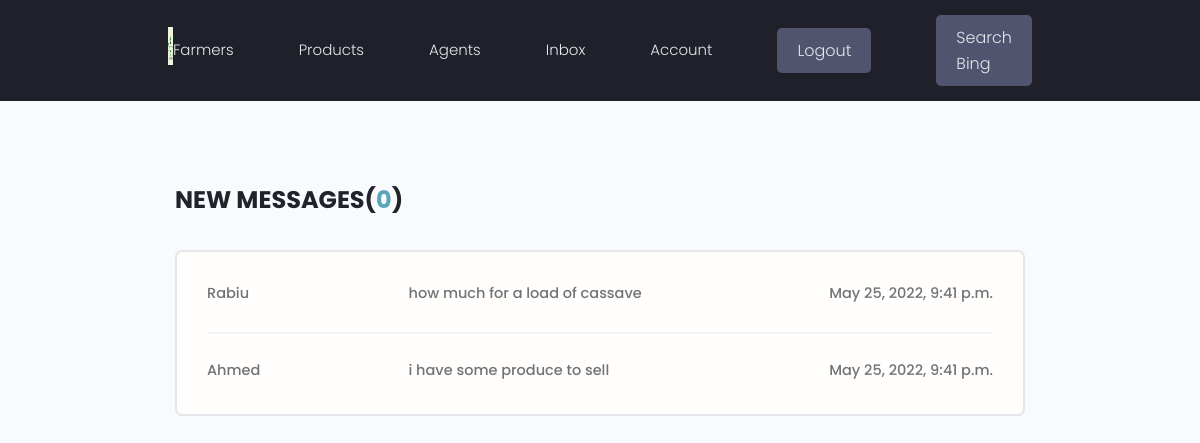
/inbox/ (signed in), run on the app's committed database.
### users/models.py (models this page shows, shortened)
class Message(models.Model):
    sender = models.ForeignKey(
        Profile, on_delete=models.SET_NULL, null=True, blank=True)
    recipient = models.ForeignKey(
        Profile, on_delete=models.SET_NULL, null=True, blank=True, related_name="messages")
    name = models.CharField(max_length=200, null=True, blank=True)
    email = models.EmailField(max_length=200, null=True, blank=True)
    subject = models.CharField(max_length=200, null=True, blank=True)
    body = models.TextField()
    is_read = models.BooleanField(default=False, null=True)
    created = models.DateTimeField(auto_now_add=True)
    id = models.UUIDField(default=uuid.uuid4, unique=True,
                          primary_key=True, editable=False)
    class Meta:
        ordering = ['is_read', '-created']

### users/views.py (the view)
# urls.py: path('inbox/', views.inbox, name="inbox"),
@login_required(login_url='login')
def inbox(request):
    profile = request.user.profile
    messageRequests = profile.messages.all()
    unreadCount = messageRequests.filter(is_read=False).count()
    context = {'messageRequests': messageRequests, 'unreadCount': unreadCount}
    return render(request, 'users/inbox.html', context)

### users/templates/users/inbox.html
{% extends 'main.html' %}
{% block content %}
<main class="inbox my-xl">
  <div class="content-box">
    <h3 class="inbox__title">New Messages(<span>{{unreadCount}}</span>)</h3>
    <ul class="messages">
      {% for message in messageRequests %}
      {% if message.is_read == False %}
      <li class="message message--unread">
        {% else %}
      <li class="message">
        {% endif %}
        <a href="{% url 'message' message.id %}">
          <span class="message__author">{{message.name}}</span>
          <span class="message__subject">{{message.subject}}</span>
          <span class="message__date">{{message.created}}</span>
        </a>
      </li>
      {% endfor %}
    </ul>
  </div>
</main>
{% endblock content %}

### static/styles/app.css (style rules this page uses)
:root { --color-sub: #0b0b14e7; }
.content-box { width: 95%; max-width: 85rem; margin: 0 auto; }
.inbox { height: 90vh; }
.inbox__title, .inbox__title span { font-size: 2.4rem; font-weight: 700; color: var(--color-sub); text-transform: uppercase; text-align: left; margin-bottom: 3rem; }
.inbox__title span { color: var(--color-main); }
.messages { list-style: none; background: var(--color-white); padding: 0.5rem 3rem; border: 2px solid var(--color-light); border-radius: 0.7rem; }
.message { padding: 2.5rem 0; }
.message > a span { font-size: 1.45rem; font-weight: 500; }
.message:not(:last-child) { border-bottom: 2px solid var(--color-white-light); }
.message > a { display: flex; gap: 1rem; }
.message__author, .message__date { flex-basis: 25%; }
.message__subject { flex-basis: 50%; }
.message__date { text-align: right; }
ul { list-style: none; }

### static/uikit/styles/modules/_variables.css (style rules this page uses)
:root { background: linear-gradient(129.96deg, #FF2F2F 10.43%, #000460 92.78%), radial-gradient(100% 246.94% at 100% 0%, #FFFFFF 0%, #020063 100%), linear-gradient(58.72deg, #2200F2 0%, #530000 100%), linear-gradient(154.03deg, #B70000 0%, #FF003D 74.04%), linear-gradient(341.1deg, #FF0000 7.52%, #0038FF 77.98%), linear-gradient(136.23deg, #00C2FF 11.12%, #FF0000 86.47%), radial-gradient(57.37% 100% at 50% 0%, #B50000 0%, #0034BB 100%); background-blend-mode: overlay, color-burn, screen, overlay, difference, difference, normal; --color-main: #5aa5b9; --color-main-light: #e6faff; --color-sub: #080820; --color-sub-light: #51546e; --color-sub-lighter: #ededfd; --color-text: #737373; --color-gray: #8b8b8b; --color-light: #e5e7eb; --color-light-gray: #767676; --color-bg: #f8fafd; --color-white: #fffefd; --color-white-light: #f3f3f3; --color-success: #359e64; --color-success-bg: #def8e8; --color-error: #fc4b0b; --color-error-bg: #fff2ee; --font-base: 'Poppins', arial, helvetica, 'Segoe UI', roboto, ubuntu, sans-serif; --font-monospace: 'Fira Code', 'Courier New', courier, monospace; --font-regular: 300; --font-medium: 500; --font-bold: 700; --generic-shadow: 1px 1px 5px #00000010; --generic-transition: all 0.3s ease-in-out; }

### static/uikit/styles/modules/_base.css (style rules this page uses)
* { margin: 0; padding: 0; box-sizing: border-box; text-rendering: optimizeLegibility; color: inherit; font-size: inherit; }
html { font-size: 50%; }
@media only screen and (min-width: 480px) { html { font-size: 56.25%; } }
@media only screen and (min-width: 1200px) { html { font-size: 62.5%; } }
body { line-height: 1.6; font-weight: 400; font-size: 1.5rem; color: var(--color-text); background-color: var(--color-bg); min-height: 100vh; }

### static/uikit/styles/modules/_typography.css (style rules this page uses)
* { font-family: var(--font-base); }
h3 { font-size: 3.2rem; font-weight: var(--font-medium); }
p, span, strong { font-size: 1.6rem; color: var(--color-text); font-weight: var(--font-regular); }
a { padding-bottom: 2px; text-decoration: none; display: inline-block; color: var(--color-main); font-weight: var(--font-medium); }

### static/uikit/styles/modules/_utilities.css (style rules this page uses)
.my-xl { margin: 8rem auto; }

### data on the page
Message: name "Rabiu", subject "how much for a load of cassave", created "May 25, 2022, 9:41 p.m."
Message: name "Ahmed", subject "i have some produce to sell", created "May 25, 2022, 9:41 p.m."

### other printed values
{{ unreadCount }} "0"
